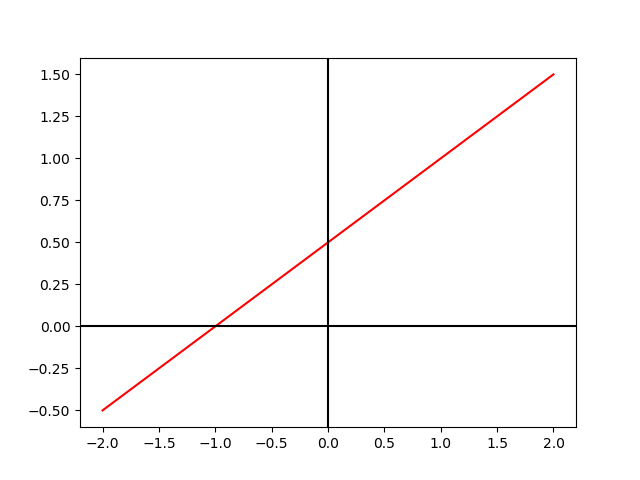

Write the Python code that produced this figure.
##!/usr/local/bin/python

import numpy as np
import matplotlib.pyplot as plt
import matplotlib.ticker as ticker

import sys

x=np.array([-2.0,2.0])
y=np.array([-0.5,1.5])

fig,ax = plt.subplots()
l1=ax.plot(x, y, 'r')
plt.axhline(0, color='black')
plt.axvline(0, color='black')

plt.savefig("linear.png",format="png")
plt.show()
